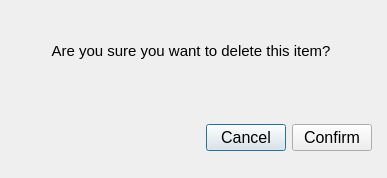
<?xml version="1.0" encoding="UTF-8"?>
<ui version="4.0">
 <class>DeleteConfirm</class>
 <widget class="QDialog" name="DeleteConfirmation">
  <property name="geometry">
   <rect>
    <x>0</x>
    <y>0</y>
    <width>387</width>
    <height>178</height>
   </rect>
  </property>
  <property name="minimumSize">
   <size>
    <width>387</width>
    <height>178</height>
   </size>
  </property>
  <property name="maximumSize">
   <size>
    <width>387</width>
    <height>178</height>
   </size>
  </property>
  <property name="windowTitle">
   <string>Dialog</string>
  </property>
  <widget class="QLabel" name="Text">
   <property name="geometry">
    <rect>
     <x>10</x>
     <y>40</y>
     <width>362</width>
     <height>22</height>
    </rect>
   </property>
   <property name="font">
    <font>
     <pointsize>11</pointsize>
    </font>
   </property>
   <property name="text">
    <string>Are you sure you want to delete this item?</string>
   </property>
   <property name="alignment">
    <set>Qt::AlignCenter</set>
   </property>
  </widget>
  <widget class="QWidget" name="">
   <property name="geometry">
    <rect>
     <x>11</x>
     <y>120</y>
     <width>361</width>
     <height>35</height>
    </rect>
   </property>
   <layout class="QHBoxLayout" name="horizontalLayout">
    <item>
     <spacer name="horizontalSpacer">
      <property name="orientation">
       <enum>Qt::Horizontal</enum>
      </property>
      <property name="sizeHint" stdset="0">
       <size>
        <width>40</width>
        <height>20</height>
       </size>
      </property>
     </spacer>
    </item>
    <item>
     <widget class="QPushButton" name="Calcel">
      <property name="font">
       <font>
        <pointsize>12</pointsize>
       </font>
      </property>
      <property name="text">
       <string>Cancel</string>
      </property>
     </widget>
    </item>
    <item>
     <widget class="QPushButton" name="Confirm">
      <property name="minimumSize">
       <size>
        <width>0</width>
        <height>0</height>
       </size>
      </property>
      <property name="font">
       <font>
        <pointsize>12</pointsize>
       </font>
      </property>
      <property name="text">
       <string>Confirm</string>
      </property>
     </widget>
    </item>
   </layout>
  </widget>
 </widget>
 <resources/>
 <connections/>
</ui>
